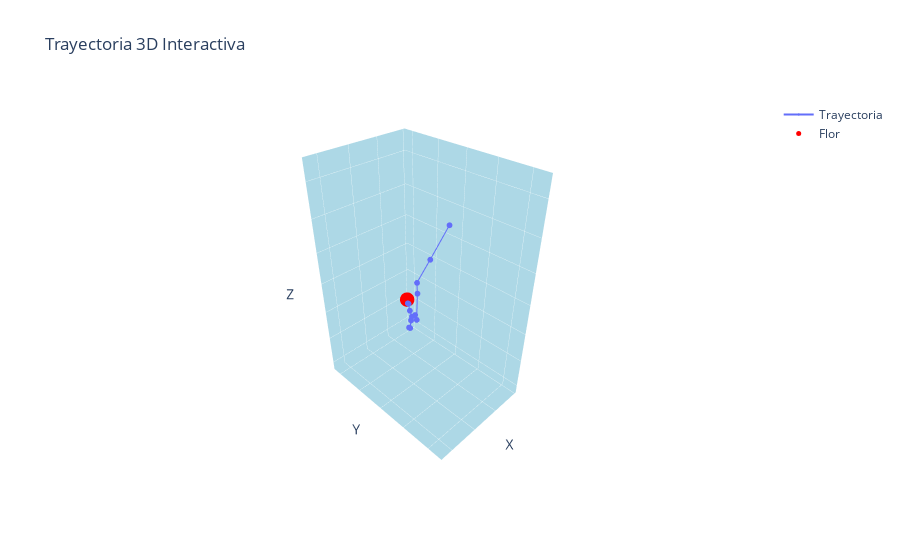

This figure's notebook cell:
### Code cell
# Crear los tamaños de los marcadores, haciendo el último punto más grande
marker_sizes = [5] * (len(df) - 1) + [10]  # Último punto con tamaño 10

# Crear el gráfico 3D interactivo
fig = go.Figure()

# Añadir la trayectoria con todos los puntos menos el último
fig.add_trace(go.Scatter3d(
    x=df['x'][:-1],
    y=df['y'][:-1],
    z=df['z'][:-1],
    mode='lines+markers',
    marker=dict(size=2),
    line=dict(width=2),
    name = 'Trayectoria'
))

# Añadir el último punto con un tamaño más grande
fig.add_trace(go.Scatter3d(
    x=[df['x'].iloc[-1]],
    y=[df['y'].iloc[-1]],
    z=[df['z'].iloc[-1]],
    mode='markers',
    marker=dict(size=5, color='red'),  # Color opcional para diferenciar el último punto
    name='Flor'
))

# Configurar el diseño del gráfico
fig.update_layout(
    scene=dict(
        xaxis_title='X',
        yaxis_title='Y',
        zaxis_title='Z',
        xaxis=dict(showticklabels=False, tickmode="linear", dtick=50, range=[min(df['x']) - 10, max(df['x']) + 10], backgroundcolor="lightblue", gridwidth=0.5),
        yaxis=dict(showticklabels=False, tickmode="linear", dtick=50, range=[min(df['y']) - 10, max(df['y']) + 10], backgroundcolor="lightblue", gridwidth=0.5),
        zaxis=dict(showticklabels=False, tickmode="linear", dtick=50,  range=[min(df['z']) - 10, max(df['z']) + 10], backgroundcolor="lightblue", gridwidth=0.5)
    ),
    title='Trayectoria 3D Interactiva'
)

# Configurar la cámara para que salga cuadrado y alejado de los puntos
camera = dict(
    eye=dict(x=1.5, y=1.5, z=1.5)
)

fig.update_layout(scene_camera=camera) 

# Mostrar el gráfico
fig.show()

### Figure 1 — Plotly figure (JSON) as saved in the notebook; plotly's stock layout.template omitted (floating-point values rounded to 4 significant figures)
{"data": [{"line": {"width": 2}, "marker": {"size": 2}, "mode": "lines+markers", "name": "Trayectoria", "type": "scatter3d", "x": [412, 377, 342, 300, 273, 257, 265, 269, 267.5, 266, 268, 263, 263], "y": [315, 258, 201, 160, 131, 111, 103, 110, 111, 112, 109, 101, 99], "z": [370, 295, 221, 163, 82, 73, 45, 50, 67, 75, 87, 95, 95]}, {"marker": {"color": "red", "size": 5}, "mode": "markers", "name": "Flor", "type": "scatter3d", "x": [260], "y": [94], "z": [99]}], "layout": {"scene": {"camera": {"eye": {"x": 1.5, "y": 1.5, "z": 1.5}}, "xaxis": {"backgroundcolor": "lightblue", "dtick": 50, "gridwidth": 0.5, "range": [247, 422], "showticklabels": false, "tickmode": "linear", "title": {"text": "X"}}, "yaxis": {"backgroundcolor": "lightblue", "dtick": 50, "gridwidth": 0.5, "range": [84, 325], "showticklabels": false, "tickmode": "linear", "title": {"text": "Y"}}, "zaxis": {"backgroundcolor": "lightblue", "dtick": 50, "gridwidth": 0.5, "range": [35, 380], "showticklabels": false, "tickmode": "linear", "title": {"text": "Z"}}}, "title": {"text": "Trayectoria 3D Interactiva"}}}
